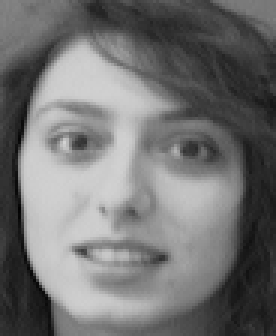
#> input picture VARM/prj1/att_faces/s8/1.pgm, 92 x 112 px, found by its file name (shown 3 times larger)
$ python lbp.py
#> lines starting #> are read from the running program, lines starting #| are printed output that depends on the picture
from collections import Counter

import cv2
import numpy as np
import matplotlib.pyplot as plt

def img2gray(img_path):
    """
    Carrega uma imagem e converte para escala de cinza

    Args:
        img_path (str): Path para a imagem

    Returns:
        img_cinza: Imagem em escala de cinza
    """
#> called with img_path = 'att_faces\\s8\\1.pgm'
    # Carregar a imagem
    imagem = cv2.imread(img_path)
#> imagem is the input picture: shape (112, 92, 3); min 1, max 210, mean 114.5

    if imagem is None:
        raise ValueError(f"Não foi possível carregar a imagem: {img_path}")

    # Converter BGR (OpenCV) para RGB e depois para escala de cinza
    # ou diretamente para escala de cinza
    img_cinza = cv2.cvtColor(imagem, cv2.COLOR_BGR2GRAY)

    return img_cinza


def div_blocos_3_3(img_cinza):
    """
    Cria blocos 3x3 onde cada pixel da imagem é o centro

    Returns:
        list: lista de blocos 3x3
        tuple: dimensões da imagem
    """

    altura, largura = img_cinza.shape
#> altura = 112; largura = 92

    # padding de 1 pixel à volta da imagem
    img_pad = np.pad(img_cinza, pad_width=1, mode='constant', constant_values=1)
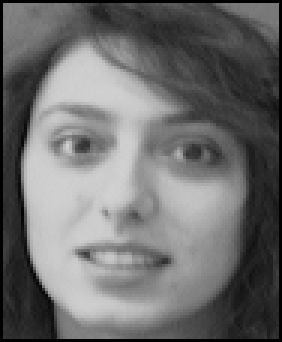
#> img_pad: shape (114, 94) (shown 3 times larger); min 1, max 210, mean 110.1

    blocos = []

    for i in range(altura):
        for j in range(largura):
            bloco = img_pad[i:i+3, j:j+3]
            blocos.append(bloco)
#> after the loop, blocos = 10304 items
    """
    print(f"Dimensão imagem: {altura}x{largura}")
    print(f"Nº pixels: {altura*largura}")
    print(f"Nº blocos gerados: {len(blocos)}")
    """

    return blocos, (altura, largura)

def lbp_from_block(bloco_3x3):
    """
    Aplica LBP em um bloco 3x3 comparando pixels vizinhos com o pixel central

    Args:
        bloco_3x3 (numpy.ndarray): Bloco de imagem 3x3 em escala de cinza

    Returns:
        int: Valor LBP (0-255) calculado para o bloco
    """
    if bloco_3x3.shape != (3, 3):
        raise ValueError(f"Bloco deve ser 3x3, mas tem dimensão {bloco_3x3.shape}")

    pixel_central = bloco_3x3[1, 1]

    # Inicializar valor LBP
    lbp_value = 0

    # Posições dos vizinhos em ordem (sentido horário)
    posicoes_vizinhos = [
        (0, 0), (0, 1), (0, 2),  # Primeira linha
        (1, 2),                   # Meio-direita
        (2, 2), (2, 1), (2, 0),  # Terceira linha
        (1, 0)                    # Meio-esquerda
    ]

    # Comparar cada vizinho com o pixel central
    for i, (linha, coluna) in enumerate(posicoes_vizinhos):
        pixel_vizinho = bloco_3x3[linha, coluna]

        # Se o pixel vizinho for maior ou igual ao central, bit = 1, senão bit = 0
        if pixel_vizinho >= pixel_central:
            # Adicionar 2^i ao valor LBP
            lbp_value += (1 << (7-i))  # máscara para fazer 2**(7-i)

    return lbp_value

def lbp_from_blocks_list(blocos):
    """
    Aplica LBP a uma lista de blocos 3x3

    Args:
        blocos: Lista de blocos 3x3

    Returns:
        list: Lista de valores LBP para cada bloco
    """
    lbp_values = []

    for bloco in blocos:
        try:
            lbp_val = lbp_from_block(bloco)
            lbp_values.append(lbp_val)

            #print(bloco)
            #print(lbp_val, format(lbp_val, 'b'))
        except Exception as e:
            print(f"Erro ao processar bloco: {e}")
            lbp_values.append(None)

    hist = Counter(lbp_values)

    return lbp_values, hist

if __name__ == "__main__":

    img_path = "att_faces\\s8\\1.pgm"

    try:
        # 1- Converter para grayscale
        img_cinza = img2gray(img_path)

        # 2- Dividir em blocos 3x3
        blocos, dimensoes_grade = div_blocos_3_3(img_cinza)
#> blocos = 10304 items; dimensoes_grade = (112, 92)


        """
        print(f"\nNúmero total de blocos: {len(blocos)}")
        print(f"Dimensões de cada bloco: {blocos[0].shape}")
        print(f"Valores do primeiro bloco:\n{blocos[0]}")
        """
         # 3- aplicar LBP nos blocos
        print("\n--- Aplicar LBP ---")

        todos_lbp, hist = lbp_from_blocks_list(blocos)
#> the loop in lbp_from_blocks_list, `for bloco in blocos:` made 10304 passes
#> (bloco, pixel_central in lbp_from_block, lbp_val) on passes 1 to 3: ([[1, 1, 1], [1, 126, 130], [1, 128, 127]], 126, 28), ([[1, 1, 1], [126, 130, 131], [128, 127, 132]], 130, 24), ([[1, 1, 1], [130, 131, 127], [127, 132, 127]], 131, 4)
#> after the loop in lbp_from_blocks_list, `for bloco in blocos:`: lbp_values = 10304 values, max 255 at index 106, min 0 at index 9, mean 141.1
#> in lbp_from_blocks_list, `hist = Counter(lbp_values)`: hist = 251 items
#> todos_lbp has the same summary as lbp_values in lbp_from_blocks_list; hist = 251 items

        """
        print(f"\nTotal de valores LBP calculados: {len([v for v in todos_lbp if v is not None])}")
        print("Bloco 1:", todos_lbp[0])
        print(hist)
        """

    except Exception as e:
        print(f"Erro: {e}")

$ run again, with VARM/prj1/att_faces/s8/10.pgm copied over VARM/prj1/att_faces/s8/1.pgm
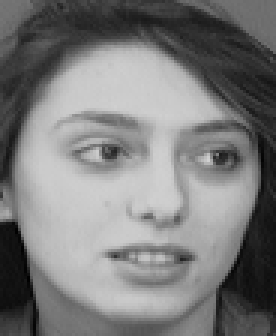
#> input picture VARM/prj1/att_faces/s8/10.pgm, 92 x 112 px, found by its file name (shown 3 times larger)
#> in img2gray, imagem is the input picture: shape (112, 92, 3); min 1, max 208, mean 123.5
#> in div_blocos_3_3, `img_pad = np.pad(img_cinza, pad_width=1, mode='constant', constant_val..`:
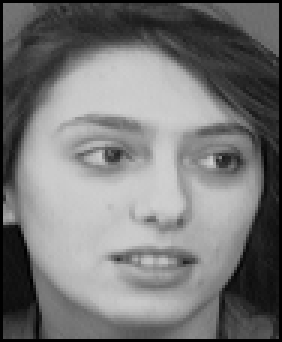
#> img_pad: shape (114, 94) (shown 3 times larger); min 1, max 208, mean 118.8
#> after the loop in div_blocos_3_3, `for i in range(altura):`: blocos = 10304 items
#> `blocos, dimensoes_grade = div_blocos_3_3(img_cinza)`: dimensoes_grade = (112, 92)
#> the loop in lbp_from_blocks_list, `for bloco in blocos:` made 10304 passes
#> (bloco, pixel_central in lbp_from_block, lbp_val) on passes 1 to 3: ([[1, 1, 1], [1, 117, 115], [1, 114, 115]], 117, 0), ([[1, 1, 1], [117, 115, 115], [114, 115, 114]], 115, 21), ([[1, 1, 1], [115, 115, 114], [115, 114, 113]], 115, 3)
#> after the loop in lbp_from_blocks_list, `for bloco in blocos:`: lbp_values = 10304 values, max 255 at index 95, min 0 at index 0, mean 134.2
#> in lbp_from_blocks_list, `hist = Counter(lbp_values)`: hist = 252 items
#> `todos_lbp, hist = lbp_from_blocks_list(blocos)`: todos_lbp has the same summary as lbp_values in lbp_from_blocks_list
